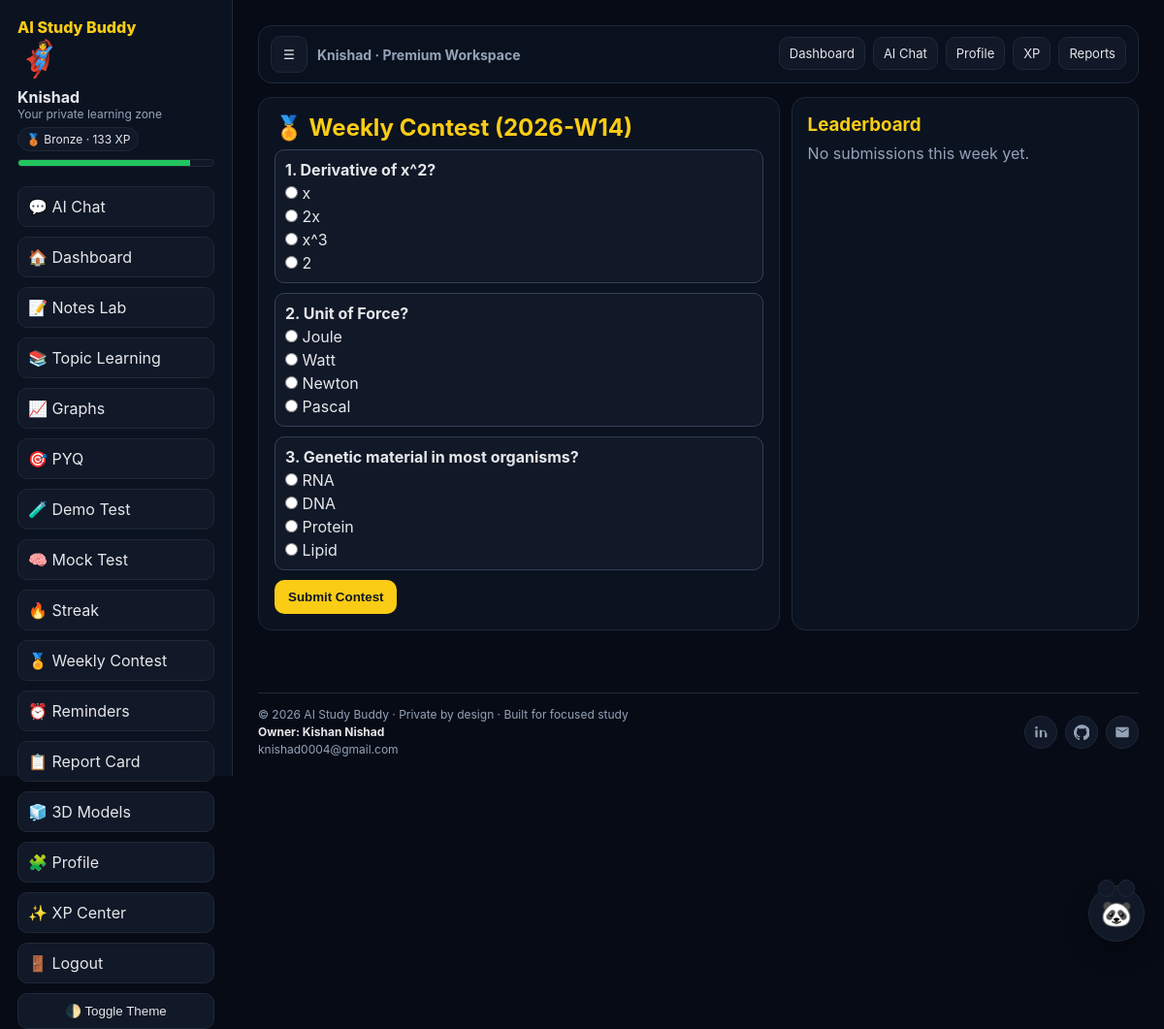
Before: /weekly-contest (signed in) with the older database file.
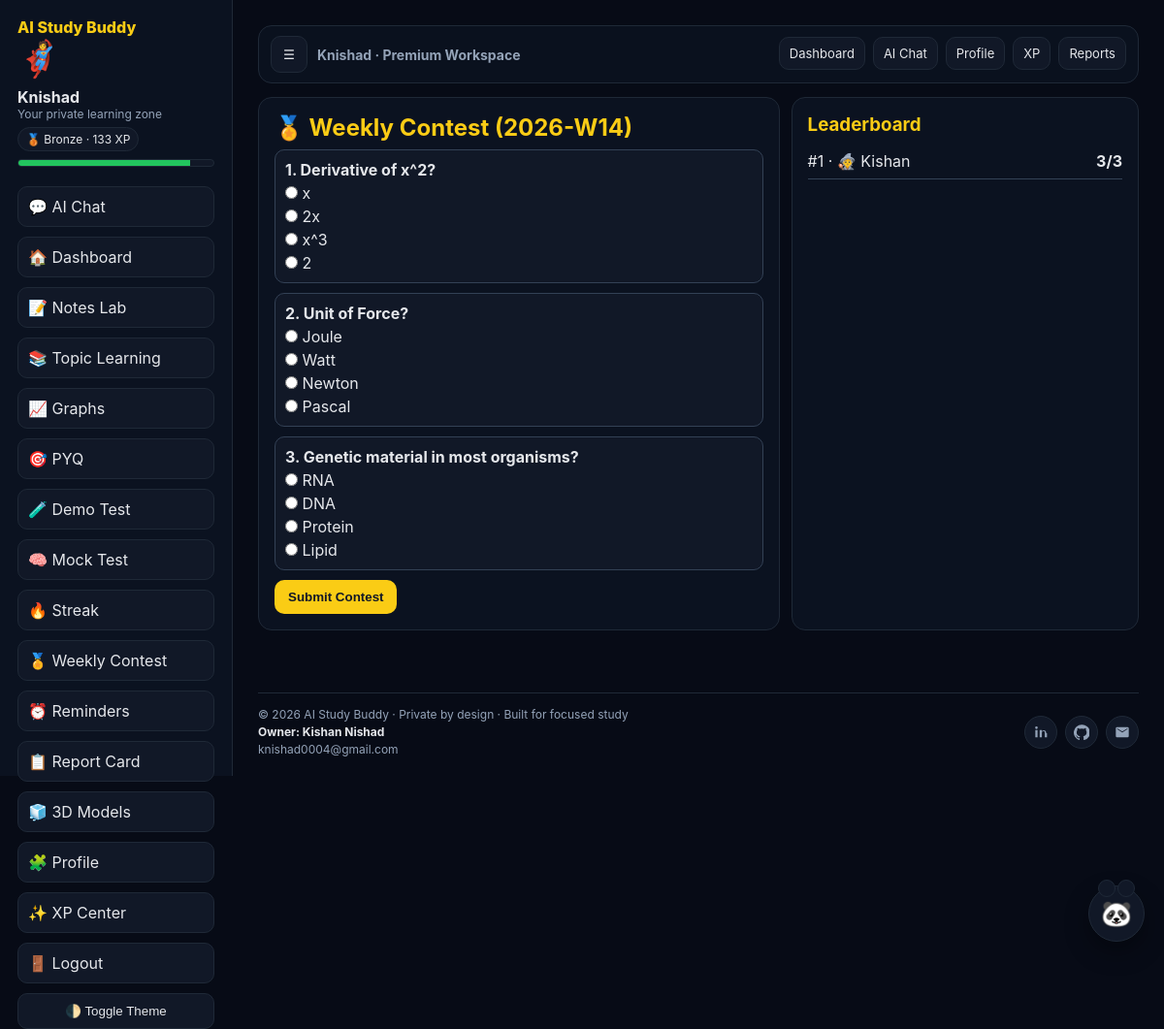
After: the same page with the newer database file.
### tables this page shows
CREATE TABLE users (
            id INTEGER PRIMARY KEY AUTOINCREMENT,
            username TEXT UNIQUE NOT NULL,
            password_hash TEXT NOT NULL,
            avatar TEXT NOT NULL,
            created_at TEXT NOT NULL
        , xp INTEGER NOT NULL DEFAULT 0);

CREATE TABLE weekly_contest_scores (
            id INTEGER PRIMARY KEY AUTOINCREMENT,
            user_id INTEGER NOT NULL,
            week_key TEXT NOT NULL,
            score INTEGER NOT NULL,
            total INTEGER NOT NULL,
            created_at TEXT NOT NULL,
            UNIQUE(user_id, week_key),
            FOREIGN KEY(user_id) REFERENCES users(id)
        );

### app.py (the view, shortened to what this page needs)
    @app.route("/weekly-contest", methods=["GET", "POST"])
    @login_required
    def weekly_contest():
        week_key = get_week_key()
        your_score = None
        conn = get_db_connection(app)
        leaderboard_rows = conn.execute(
            """
            SELECT u.username, u.avatar, w.score, w.total
            FROM weekly_contest_scores w
            JOIN users u ON u.id = w.user_id
            WHERE w.week_key = ?
            ORDER BY w.score DESC, w.created_at ASC
            LIMIT 50
            """,
            (week_key,),
        ).fetchall()
        conn.close()
        return render_template(
            "weekly_contest.html",
            user=g.user,
            week_key=week_key,
            questions=CONTEST_BANK,
            leaderboard=leaderboard_rows,
            your_score=your_score,
            level_info=get_level_info(int(g.user["xp"])),
        )

### app.py (called while the page is built)
def get_db_connection(app: Flask) -> sqlite3.Connection:
    conn = sqlite3.connect(app.config["DATABASE_PATH"])
    conn.row_factory = sqlite3.Row
    return conn

def login_required(view):
    @wraps(view)
    def wrapped_view(*args, **kwargs):
        if "user_id" not in session:
            return redirect(url_for("login"))
        return view(*args, **kwargs)
    return wrapped_view

def get_current_user(app: Flask):
    user_id = session.get("user_id")
    if not user_id:
        return None
    conn = get_db_connection(app)
    user = conn.execute("SELECT id, username, avatar, xp FROM users WHERE id = ?", (user_id,)).fetchone()
    conn.close()
    return user

def get_level_info(xp: int):
    current_name = "Bronze"
    current_icon = "🥉"
    next_threshold = None
    for threshold, name, icon in LEVELS:
        if xp >= threshold:
            current_name = name
            current_icon = icon
        elif next_threshold is None:
            next_threshold = threshold
    progress_to_next = 100
    if next_threshold is not None:
        previous_threshold = 0
        for threshold, _, _ in LEVELS:
            if threshold <= xp:
                previous_threshold = threshold
        span = max(next_threshold - previous_threshold, 1)
        progress_to_next = int(((xp - previous_threshold) / span) * 100)
    return {
        "name": current_name,
        "icon": current_icon,
        "next_threshold": next_threshold,
        "progress": max(0, min(progress_to_next, 100)),
    }

def get_week_key() -> str:
    return datetime.utcnow().strftime("%Y-W%U")

### templates/weekly_contest.html (shortened to what this page needs)
{% extends 'base.html' %}
{% block content %}
<div class="grid">
  <section class="panel">
    <h2 style="color:#facc15;margin-bottom:8px">🏅 Weekly Contest ({{ week_key }})</h2>
    <form method="POST">
      {% for q in questions %}
        <div class="q">
          <p><strong>{{ loop.index }}. {{ q['question'] }}</strong></p>
          {% for opt in q['options'] %}
          <label style="display:block;margin-top:4px"><input type="radio" name="q_{{ q['id'] }}" value="{{ opt }}" required> {{ opt }}</label>
          {% endfor %}
        </div>
      {% endfor %}
      <button class="btn" type="submit">Submit Contest</button>
    </form>
  </section>
  <section class="panel">
    <h3 style="color:#facc15;margin-bottom:8px">Leaderboard</h3>
    {% for row in leaderboard %}
      <div class="row"><div>#{{ loop.index }} · {{ row['avatar'] }} {{ row['username'] }}</div><strong>{{ row['score'] }}/{{ row['total'] }}</strong></div>
    {% else %}
      <p style="color:#94a3b8">No submissions this week yet.</p>
    {% endfor %}
  </section>
</div>
{% endblock %}

### templates/base.html (shortened to what this page needs)
<!DOCTYPE html>
<html lang="en">
<head>
</head>
<body>
  <div class="layout">
    {% if user %}
    <aside class="sidebar" id="appSidebar">
      <div class="sidebar-top">
        <div class="brand">AI Study Buddy</div>
      </div>
      <div class="avatar-badge">{{ user['avatar'] }}</div>
      <div><strong>{{ user['username'] }}</strong></div>
      <div class="small">Your private learning zone</div>
      {% if current_level %}
      <div class="level-pill">{{ current_level['icon'] }} {{ current_level['name'] }} · {{ user['xp'] }} XP</div>
      <div class="progress-track"><div class="progress-bar" data-progress="{{ current_level['progress'] }}"></div></div>
      {% endif %}
      <nav class="menu">
        <a href="{{ url_for('chat') }}">💬 AI Chat</a>
        <a href="{{ url_for('dashboard') }}">🏠 Dashboard</a>
        <a href="{{ url_for('notes_lab') }}">📝 Notes Lab</a>
        <a href="{{ url_for('topic_learning') }}">📚 Topic Learning</a>
        <a href="{{ url_for('graphs_page') }}">📈 Graphs</a>
        <a href="{{ url_for('pyq_page') }}">🎯 PYQ</a>
        <a href="{{ url_for('demo_test') }}">🧪 Demo Test</a>
        <a href="{{ url_for('mock_test') }}">🧠 Mock Test</a>
        <a href="{{ url_for('streak_page') }}">🔥 Streak</a>
        <a href="{{ url_for('weekly_contest') }}">🏅 Weekly Contest</a>
        <a href="{{ url_for('reminders_page') }}">⏰ Reminders</a>
        <a href="{{ url_for('report_card') }}">📋 Report Card</a>
        <a href="{{ url_for('models_3d') }}">🧊 3D Models</a>
        <a href="{{ url_for('profile') }}">🧩 Profile</a>
        <a href="{{ url_for('xp_center') }}">✨ XP Center</a>
        <a href="{{ url_for('logout') }}">🚪 Logout</a>
      </nav>
      <button id="themeToggle" class="theme-toggle" type="button">🌓 Toggle Theme</button>
    </aside>
    {% endif %}
    <main class="main">
      {% if user %}
      <header class="topbar">
        <div class="topbar-left">
          <button id="sidebarToggle" class="sidebar-toggle" type="button" aria-label="Toggle sidebar">☰</button>
          <div class="top-title">{{ user['username'] }} · Premium Workspace</div>
        </div>
        <nav class="top-links" aria-label="Quick navigation">
          <a href="{{ url_for('dashboard') }}" class="{% if request.endpoint == 'dashboard' %}active{% endif %}">Dashboard</a>
          <a href="{{ url_for('chat') }}" class="{% if request.endpoint == 'chat' %}active{% endif %}">AI Chat</a>
          <a href="{{ url_for('profile') }}" class="{% if request.endpoint == 'profile' %}active{% endif %}">Profile</a>
          <a href="{{ url_for('xp_center') }}" class="{% if request.endpoint == 'xp_center' %}active{% endif %}">XP</a>
          <a href="{{ url_for('report_card') }}" class="{% if request.path.startswith('/report-card') %}active{% endif %}">Reports</a>
        </nav>
      </header>
      {% endif %}
      <div class="main-content">
      {% block content %}{% endblock %}
      <footer class="footer">
        <div class="footer-row">
          <div class="owner">
            <div>© 2026 AI Study Buddy · Private by design · Built for focused study</div>
            <strong>Owner: Kishan Nishad</strong>
            <div class="owner-mail">knishad0004@gmail.com</div>
          </div>
          <div class="owner-icons">
            <a class="icon-btn icon-wrap" data-tooltip="LinkedIn" href="https://www.linkedin.com/in/kishan-nishad-161a73392" target="_blank" rel="noopener noreferrer" aria-label="LinkedIn" title="LinkedIn">
              <svg viewBox="0 0 24 24" aria-hidden="true"><path d="M6.94 8.5H3.56V20h3.38V8.5zM5.25 7.03a1.97 1.97 0 1 0 0-3.94 1.97 1.97 0 0 0 0 3.94zM20.44 13.37c0-3.07-1.64-4.5-3.82-4.5-1.76 0-2.55.97-2.99 1.65V8.5h-3.38V20h3.38v-6.43c0-1.7.32-3.34 2.43-3.34 2.08 0 2.11 1.95 2.11 3.45V20h3.38v-6.63z"/></svg>
            </a>
            <a class="icon-btn icon-wrap" data-tooltip="GitHub" href="https://github.com/code-with-kishan" target="_blank" rel="noopener noreferrer" aria-label="GitHub" title="GitHub">
            </a>
            <a class="icon-btn icon-wrap" data-tooltip="Email" href="mailto:knishad0004@gmail.com" aria-label="Email" title="Email">
              <svg viewBox="0 0 24 24" aria-hidden="true"><path d="M20 4H4a2 2 0 0 0-2 2v12a2 2 0 0 0 2 2h16a2 2 0 0 0 2-2V6a2 2 0 0 0-2-2zm0 3.2-8 5-8-5V6l8 5 8-5v1.2z"/></svg>
            </a>
          </div>
        </div>
      </footer>
      </div>
    </main>
  </div>
  {% if user %}
  <button id="buddyFab" class="buddy-fab" type="button" aria-label="Open AI helper">🐼</button>
  {% endif %}
</body>
</html>

### templates/base.html (style rules this page uses)
:root { --bg:#070b16; --text:#e5e7eb; --muted:#94a3b8; --card:#0b1220; --card-2:#111827; --border:#1f2937; --accent:#facc15; --chat-panel:#1d1336; --chat-head:#2a1a4f; --chat-ai:#261a45; --chat-user:#1f2937; }
* { margin:0;padding:0;box-sizing:border-box }
body { font-family:Inter,system-ui,-apple-system,sans-serif;background:var(--bg);color:var(--text);transition:background .2s ease,color .2s ease;overflow-x:hidden }
a { text-decoration:none;color:inherit }
.layout { display:grid;grid-template-columns:240px 1fr;min-height:100vh }
.sidebar { background:var(--card);border-right:1px solid var(--border);padding:18px;position:sticky;top:0;height:100vh }
.sidebar-top { display:flex;align-items:center;justify-content:space-between;gap:10px }
.sidebar-top .brand { margin-bottom:0 }
.brand { font-weight:800;color:var(--accent);margin-bottom:20px }
.avatar-badge { font-size:36px;margin-bottom:8px }
.small { font-size:12px;color:var(--muted) }
.level-pill { display:inline-block;margin-top:6px;padding:4px 8px;border-radius:999px;background:var(--card-2);border:1px solid var(--border);font-size:12px }
.progress-track { height:8px;background:var(--card-2);border-radius:999px;overflow:hidden;margin-top:8px;border:1px solid var(--border) }
.progress-bar { height:100%;background:#22c55e }
.menu { display:flex;flex-direction:column;gap:10px;margin-top:20px }
.menu a { padding:10px;border-radius:10px;background:var(--card-2);border:1px solid var(--border) }
.theme-toggle { margin-top:10px;padding:10px;border-radius:10px;border:1px solid var(--border);background:var(--card-2);color:var(--text);cursor:pointer;width:100% }
.main { padding:26px;display:flex;flex-direction:column;min-height:100vh }
.topbar { position:sticky;top:0;z-index:80;display:flex;align-items:center;justify-content:space-between;gap:10px;padding:10px 12px;border:1px solid var(--border);background:rgba(11,18,32,.9);border-radius:14px;margin-bottom:14px }
.topbar-left { display:flex;align-items:center;gap:10px;min-width:0 }
.sidebar-toggle { width:38px;height:38px;border-radius:10px;border:1px solid var(--border);background:var(--card-2);color:var(--text);display:flex;align-items:center;justify-content:center;cursor:pointer;flex:0 0 auto }
.top-title { font-weight:700;font-size:14px;white-space:nowrap;overflow:hidden;text-overflow:ellipsis;color:var(--muted) }
.top-links { display:flex;align-items:center;gap:8px;overflow:auto;padding-bottom:2px }
.top-links a { padding:8px 10px;border-radius:10px;border:1px solid var(--border);background:var(--card-2);font-size:13px;white-space:nowrap;transition:transform .2s ease,border-color .2s ease }
.main-content { display:flex;flex-direction:column;min-height:calc(100vh - 120px) }
.footer { margin-top:auto;padding-top:14px;border-top:1px solid var(--border);color:var(--muted);font-size:12px }
.footer-row { display:flex;justify-content:space-between;align-items:center;gap:12px;flex-wrap:wrap }
.owner { display:flex;flex-direction:column;gap:3px }
.owner strong { color:var(--text) }
.owner-mail { color:var(--muted) }
.owner-icons { display:flex;gap:8px;align-items:center }
.icon-btn { width:34px;height:34px;display:flex;align-items:center;justify-content:center;border-radius:50%;background:var(--card-2);border:1px solid var(--border);color:var(--muted);transition:all .2s ease }
.icon-btn svg { width:16px;height:16px;fill:currentColor }
.icon-wrap { position:relative }
.icon-wrap::after { content:attr(data-tooltip); position:absolute; left:50%; transform:translateX(-50%); bottom:42px; background:var(--card-2); color:var(--text); border:1px solid var(--border); font-size:11px; padding:4px 7px; border-radius:6px; white-space:nowrap; opacity:0; pointer-events:none; transition:opacity .2s ease; }
.buddy-fab { position:fixed; right:20px; bottom:120px; width:58px; height:58px; border-radius:50%; border:1px solid var(--border); background:var(--card-2); color:var(--text); font-size:26px; cursor:pointer; z-index:90; box-shadow:0 10px 25px rgba(0,0,0,.35); animation:buddyPulse 2.2s ease-in-out infinite; }
.buddy-fab::before,.buddy-fab::after { content:'';position:absolute;top:-7px;width:16px;height:16px;background:var(--card-2);border:1px solid var(--border);border-radius:50% }
.buddy-fab::before { left:9px }
.buddy-fab::after { right:9px }

Changed rows visible on the page:
added weekly_contest_scores: avatar "🧙", username "Kishan", score "3", total "3"
Other visible differences:
text no longer shown: "No submissions this week yet."
